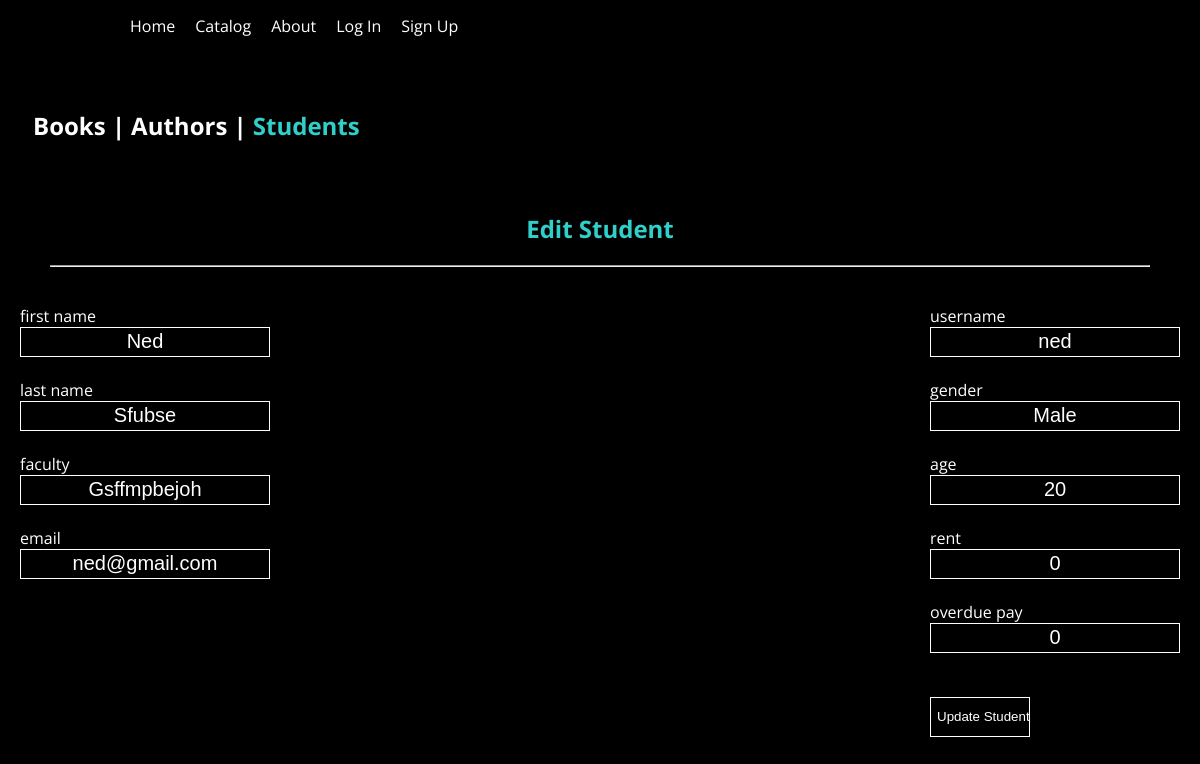
The page /editStudent.php?editID=16 on the database its author committed.
### tables this page shows
CREATE TABLE `students` (
  `studentID` int(11) NOT NULL,
  `fName` varchar(45) NOT NULL,
  `lName` varchar(45) NOT NULL,
  `faculty` varchar(255) NOT NULL,
  `email` varchar(255) NOT NULL,
  `username` varchar(255) NOT NULL,
  `passwd` varchar(255) NOT NULL,
  `gender` varchar(25) NOT NULL,
  `age` int(11) NOT NULL,
  `anyRent` tinyint(1) NOT NULL,
  `overduePay` float NOT NULL
);

### editStudent.php (the view, shortened to what this page needs)
<?php
require_once('connect.php');
$editID = $_GET['editID'];
$q = "SELECT * FROM students WHERE studentID = '$editID'";
$result = $mysqli->query($q);
$editStudent = $result -> fetch_array();
?>
<html>
<link rel="stylesheet" type="text/css" href="design.css">
<body>
<header> <?php require_once('header.php') ?> </header>
	<br><br>
			<center>
				<div class="flatSidebar">
					<ul>
						<li><a href='bookMenu.php'><h2><span>Books</span> | </h2></a></li>
						<li><a href='authorMenu.php'><h2><span>Authors</span> | </h2></a></li>
						<li><a href='studentMenu.php'><h2><span class="active">Students</span></h2></a></li>
					</ul>
				</div>
			</center><br><br><br><br>
			<center>
				<div style="color: white;padding: 30px;">
					<h2><span id="addBooksButton" class="flatChoiceActive"><a>Edit Student</a></span></h2>
					<hr>
				</div>
			</center>
			<form id="updateStudent" action="updateStudent.php" method="POST">
					<div style="float:left">
						<label>first name</label><br>
						<input type="text" name="fName" class="flatInput" value="<?=$editStudent['fName']?>">
						<br><br>
						<label>last name</label><br>
						<input type="text" name="lName" class="flatInput" value="<?=$editStudent['lName']?>">
						<br><br>
						<label>faculty</label><br>
						<input type="text" name="faculty" class="flatInput" value="<?=$editStudent['faculty']?>">
						<br><br>
						<label>email</label><br>
						<input type="text" name="email" class="flatInput"  value="<?=$editStudent['email']?>">
						<br><br>
					</div>
					<div style="float:right">
						<label>username</label><br>
						<input type="text" name="username" class="flatInput" value="<?=$editStudent['username']?>">
						<br><br>
						<label>gender</label><br>
						<input type="text" name="gender" class="flatInput" value="<?=$editStudent['gender']?>">
						<br><br>
						<label>age</label><br>
						<input type="text" name="age" class="flatInput" value="<?=$editStudent['age']?>">
						<br><br>
						<label>rent</label><br>
						<input type="text" name="rent" class="flatInput" value="<?=$editStudent['anyRent']?>">
						<br><br>
						<label>overdue pay</label><br>
						<input type="text" name="overdue" class="flatInput" value="<?=$editStudent['overduePay']?>">
						<br><br>
						<br>
						<input type="submit" style="width:100px" value="Update Student" class="flatButton">
					</div>
</form>
</body>
</html>

### design.css (style rules this page uses)
body { font-family: 'Open Sans', sans-serif; color: white; padding: 10px 20px; margin: 0; overflow-y: scroll; background-color: black; }
.flatButton { background-color: rgba(0,0,0,0.056); width: 6em; height: 3em; color: white; border: 1px solid white; }
.active { color: rgb(49,207,202); }
.flatChoiceActive { padding: 5px 10px 5px 10px; text-decoration: none; white-space: nowrap; color: rgb(49,207,202); border-bottom-color: rgb(49,207,202); }
.flatSidebar { list-style:none; }
.flatSidebar ul { list-style: none; padding: 10px; margin: 0px; }
.flatSidebar ul li { padding:3px; float: left; }
.flatSidebar ul li a { padding: 5px 10px 5px 10px; text-decoration: none; white-space: nowrap; color: #fff; }
.flatInput { height: 30px; width: 250px; background: rgba(0,0,0,0); border: 1px solid white; color:white; font-size:20px; text-align: center; }

### rows shown on the page
students: fName "Ned", lName "Sfubse", faculty "Gsffmpbejoh", email "ned@gmail.com", username "ned", gender "Male", age "20", rent "0", overdue "0"
